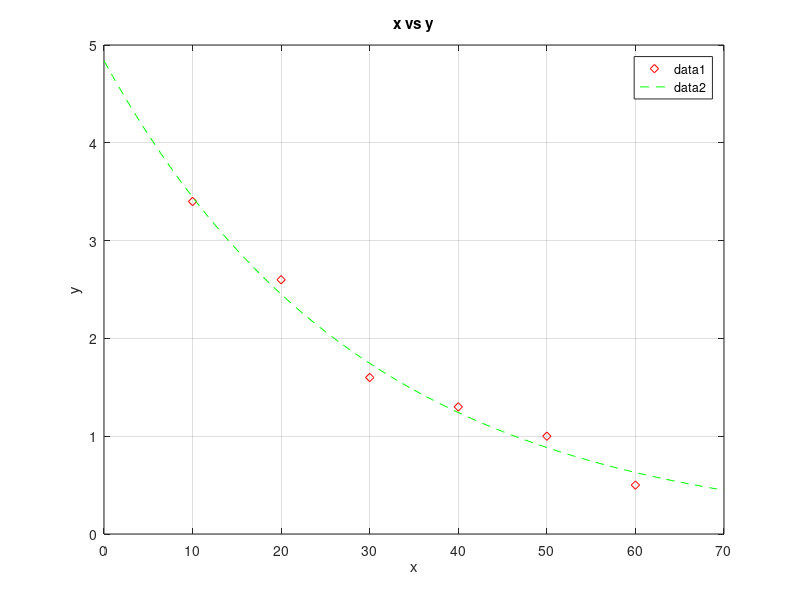

Reproduce this figure in MATLAB.
clc;clear all; close all;
t_exp = 10:10:60;
c_exp = [3.4 2.6 1.6 1.3 1.0 0.5];

% Expected function
t_func = 0:.5:70;
c_func = 4.84.*exp(-0.034.*t_func);

plot(t_exp, c_exp, 'rd');
hold on
plot(t_func, c_func, 'g--');
hold off;
grid;
xlabel('x');
ylabel('y');
title('x vs y');
legend;